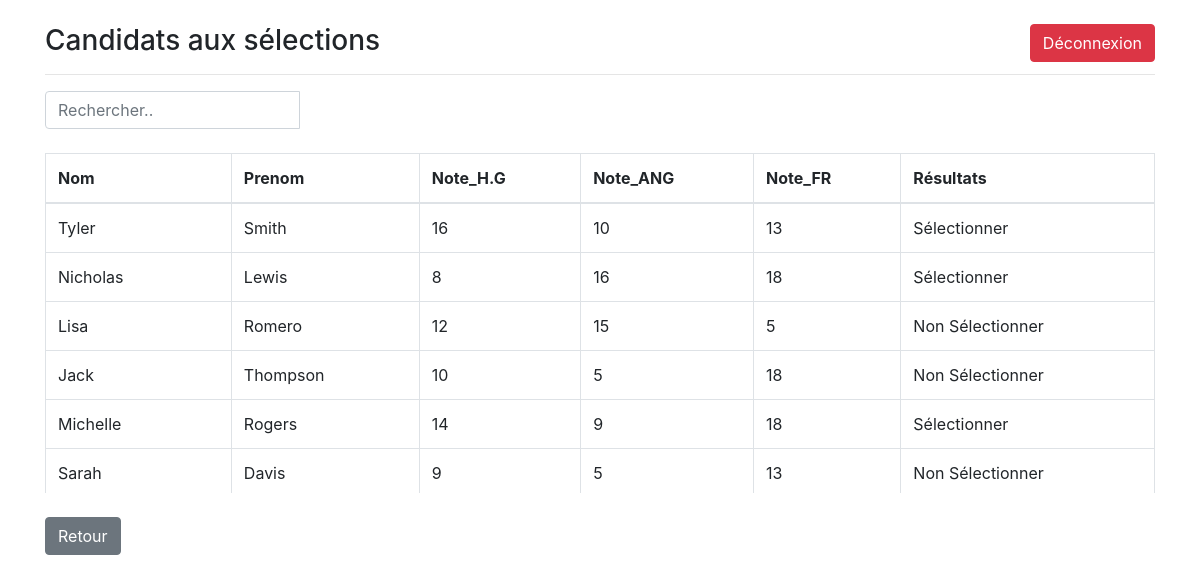
Page /selection/ on the committed database.
### CrudApp/models.py (models this page shows, shortened)
class Candidat(models.Model):
    Nom = models.CharField(max_length=50)
    Prenom = models.CharField(max_length=50)
    Note_HG = models.IntegerField(null=True)
    Note_ANG = models.IntegerField(null=True)
    Note_FR = models.IntegerField(null=True)
    Result = models.CharField(max_length=30, blank=True)

### CrudApp/views.py (the view)
# urls.py: path('selection/', views.selection, name='selection'),
def selection(request):
    Candidats = Candidat.objects.all()
    context = {
        'Candidats': Candidats,
    }
    return render(request,'selection.html',context)

### templates/selection.html (shortened to what this page needs)
{% load static %}
<!DOCTYPE html>
<html lang="en">
    <head>
        <link rel="stylesheet" href="{% static 'css/bootstrap.min.css' %}">
    </head>
    <body>
        <div class="container"><br><a class="btn btn-danger" href="{% url 'logout' %}" id="dec">Déconnexion</a>
            <h3>Candidats aux sélections</h3>
            <hr>
            <div class="row">
                <div class="col-md-3">
                    <div class="input-group">
                        <input class="form-control" id="myInput" type="text" placeholder="Rechercher.."><p>{{ nb }}</p>
                    </div>
                </div>
            </div>
            <br>
            <div class="pre-scrollable">
                <table class="table table-bordered table-hover">
                    <thead>
                        <tr>
                            <th>Nom</th>
                            <th>Prenom</th>
                            <th>Note_H.G</th>
                            <th>Note_ANG</th>
                            <th>Note_FR</th>
                            <th>Résultats</th>
                        </tr>
                    </thead>
                    <tbody id="myTable">
                        {% for Candt in Candidats %}
                        <tr>
                            <td>{{ Candt.Nom }}</td>
                            <td>{{ Candt.Prenom }}</td>
                            <td>{{ Candt.Note_HG }}</td>
                            <td>{{ Candt.Note_ANG }}</td>
                            <td>{{ Candt.Note_FR }}</td>
                            <td>{{ Candt.Result }}</td>
                        </tr>
                        {% endfor %}
                    </tbody>
                </table>
            </div><br>
            <a class="btn btn-secondary" href="/index">Retour</a>
        </div>
    </body>
</html>

### templates/selection.html (style rules this page uses)
#dec, #gr { float:right; }

### rows in the picture
Candidat: Nom "Tyler", Prenom "Smith", Note_HG "16", Note_ANG "10", Note_FR "13", Result "Sélectionner"
Candidat: Nom "Nicholas", Prenom "Lewis", Note_HG "8", Note_ANG "16", Note_FR "18", Result "Sélectionner"
Candidat: Nom "Lisa", Prenom "Romero", Note_HG "12", Note_ANG "15", Note_FR "5", Result "Non Sélectionner"
Candidat: Nom "Jack", Prenom "Thompson", Note_HG "10", Note_ANG "5", Note_FR "18", Result "Non Sélectionner"
Candidat: Nom "Michelle", Prenom "Rogers", Note_HG "14", Note_ANG "9", Note_FR "18", Result "Sélectionner"
Candidat: Nom "Sarah", Prenom "Davis", Note_HG "9", Note_ANG "5", Note_FR "13", Result "Non Sélectionner"
